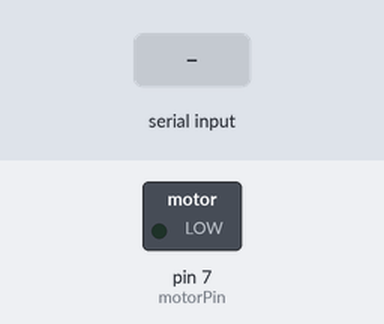
The sketch below on a simulated Arduino Uno, built with avr-gcc and run on an emulated ATmega328P. Shown: switched loads named in the sketch (green lamp = pin HIGH). Inputs (shaded band) come from the test bench.

Above: at 1.2 s.
1.3 s: "1" received over Serial
At 1.7 s:
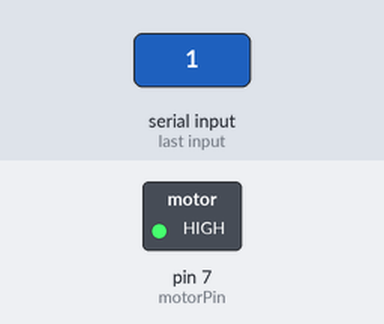
2.8 s: "0" received over Serial
At 4.1 s:
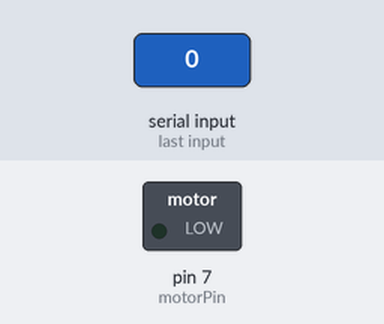
Timing chart, 0 to 5.8 s (numbered marks = the images above; inputs shaded):
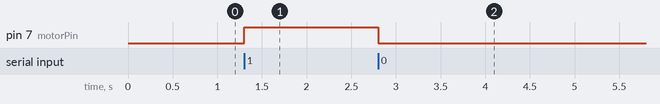

Measured:
- after the input at 1.3 s, pin 7 (motorPin): LOW → HIGH at once
- after the input at 2.8 s, pin 7 (motorPin): HIGH → LOW at once

The sketch:

aduino_sketch.ino
```cpp
const int motorPin = 7;
void setup() {
 pinMode(motorPin, OUTPUT);
 Serial.begin(9600);
}
void loop() {
 if (Serial.available() > 0) {
   char val = Serial.read();
   if (val == '1') {
     digitalWrite(motorPin, HIGH);
   } else if (val == '0') {
     digitalWrite(motorPin, LOW);
   }
} }
```
